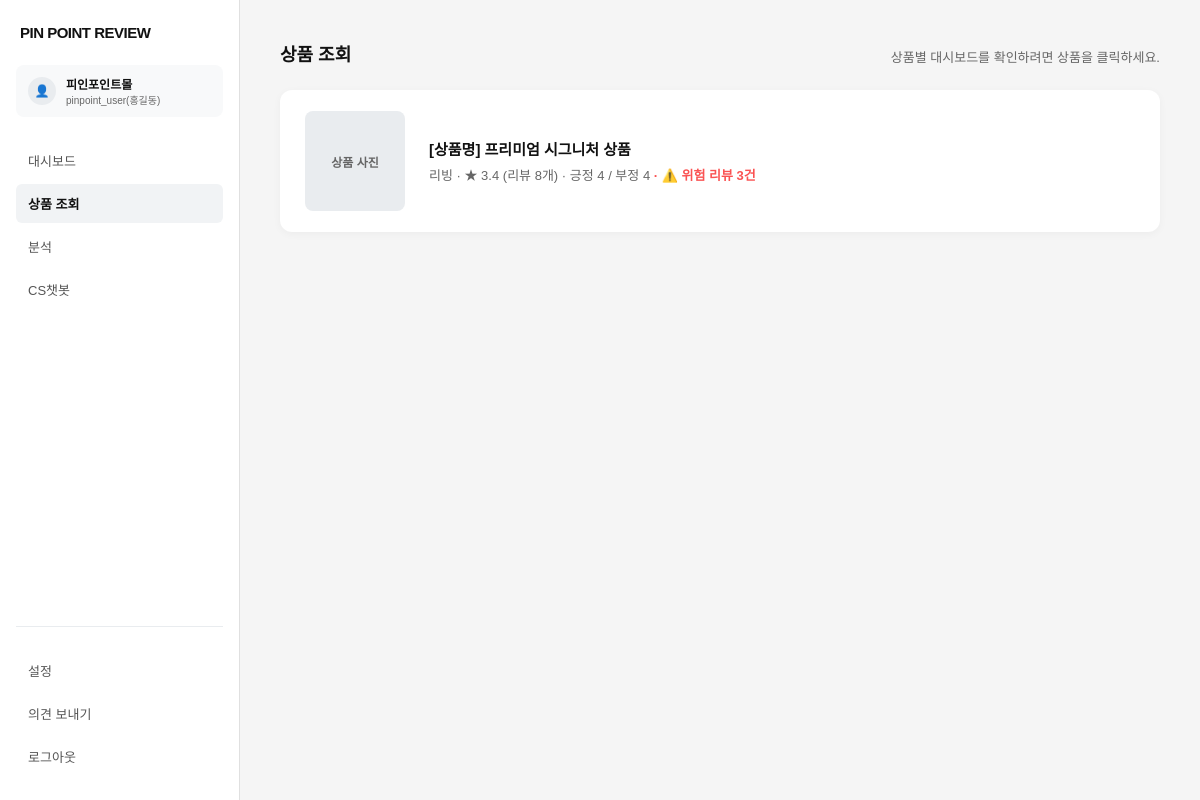
Screenshot of /products (signed in) with the database file from the repository.
### tables this page shows
CREATE TABLE users (
    id            INTEGER PRIMARY KEY AUTOINCREMENT,
    name          TEXT NOT NULL,
    userid        TEXT NOT NULL UNIQUE,
    password_hash TEXT NOT NULL,
    shop_name     TEXT NOT NULL,
    business_num  TEXT NOT NULL,
    created_at    TEXT NOT NULL DEFAULT (datetime('now', 'localtime'))
);

CREATE TABLE products (
    id          INTEGER PRIMARY KEY AUTOINCREMENT,
    user_id     INTEGER NOT NULL REFERENCES users(id) ON DELETE CASCADE,
    name        TEXT NOT NULL,
    category    TEXT,
    description TEXT,
    image_url   TEXT
, positive_summary TEXT, negative_summary TEXT);

### backend/main.py (the view)
@app.get("/products", name="products", response_class=HTMLResponse)
def products(request: Request,
             user=Depends(login_required),
             db: sqlite3.Connection = Depends(get_db)):
    rows = db.execute(
        """
        SELECT p.*,
               COUNT(r.id)                                              AS review_count,
               COALESCE(AVG(r.rating), 0)                               AS avg_rating,
               COALESCE(SUM(r.rating >= 4 AND r.is_risky = 0), 0)       AS positive_count,
               COALESCE(SUM(r.rating <= 3 OR r.is_risky = 1), 0)        AS negative_count,
               COALESCE(SUM(r.is_risky), 0)                             AS risky_count
        FROM products p
        LEFT JOIN reviews r ON r.product_id = p.id
        WHERE p.user_id = ?
        GROUP BY p.id
        ORDER BY p.id
        """,
        (user["id"],),
    ).fetchall()
    return render(request, "products.html", active_menu="products", products=rows)

### backend/templates/products.html (shortened to what this page needs)
<!DOCTYPE html>
<html lang="ko">
<head>
</head>
<body>
    {% include '_sidebar.html' %}
    <main class="main-content">
        <div class="page-title-area">
            <h1 class="page-title">상품 조회</h1>
            <span class="page-guide">상품별 대시보드를 확인하려면 상품을 클릭하세요.</span>
        </div>
        <div class="product-list">
            {% for p in products %}
            <a href="{{ url_for('product_dashboard', product_id=p.id) }}" class="product-card">
                <div class="product-img-box">{% if p.image_url %}<img src="{{ p.image_url }}" alt="{{ p.name }}" style="width:100%;height:100%;object-fit:cover;border-radius:inherit;">{% else %}상품 사진{% endif %}</div>
                <div class="product-info">
                    <div class="product-name">{{ p.name }}</div>
                    <div class="product-desc">
                        {{ p.category }} · ★ {{ "%.1f"|format(p.avg_rating) }} (리뷰 {{ p.review_count }}개)
                        · 긍정 {{ p.positive_count }} / 부정 {{ p.negative_count }}
                        {% if p.risky_count %}<span style="color:#FA5252;font-weight:600;"> · ⚠️ 위험 리뷰 {{ p.risky_count }}건</span>{% endif %}
                    </div>
                </div>
            </a>
            {% else %}
            <div class="product-card" style="cursor:default;">
                <div class="product-info"><div class="product-name">등록된 상품이 없습니다.</div></div>
            </div>
            {% endfor %}
        </div>
    </main>
</body>
</html>

### backend/templates/_sidebar.html
    <aside class="sidebar">
        <div class="sidebar-top">
            <div class="logo">PIN POINT REVIEW</div>
            <div class="user-profile">
                <div class="profile-icon">👤</div>
                <div class="profile-info">
                    <div class="shop-name">{{ current_user.shop_name }}</div>
                    <div class="user-email">{{ current_user.userid }}({{ current_user.name }})</div>
                </div>
            </div>
            <ul class="menu-list">
                <li class="menu-item {{ 'active' if active_menu == 'dashboard' }}"><a href="{{ url_for('dashboard') }}">대시보드</a></li>
                <li class="menu-item {{ 'active' if active_menu == 'products' }}"><a href="{{ url_for('products') }}">상품 조회</a></li>
                <li class="menu-item"><a href="#">분석</a></li>
                <li class="menu-item"><a href="#">CS챗봇</a></li>
            </ul>
        </div>
        <div class="sidebar-bottom">
            <ul class="menu-list">
                <li class="menu-item {{ 'active' if active_menu == 'settings' }}"><a href="{{ url_for('settings') }}">설정</a></li>
                <li class="menu-item {{ 'active' if active_menu == 'feedback' }}"><a href="{{ url_for('feedback') }}">의견 보내기</a></li>
                <li class="menu-item"><a href="{{ url_for('logout') }}">로그아웃</a></li>
            </ul>
        </div>
    </aside>

### backend/templates/products.html (style rules this page uses)
* { box-sizing: border-box; margin: 0; padding: 0; font-family: 'Apple SD Gothic Neo', 'Noto Sans KR', sans-serif; }
body { background-color: #F5F5F5; display: flex; height: 100vh; color: #333333; }
.sidebar { width: 240px; background-color: #ffffff; border-right: 1px solid #E0E0E0; display: flex; flex-direction: column; justify-content: space-between; padding: 24px 16px; flex-shrink: 0; }
.sidebar-top { display: flex; flex-direction: column; gap: 16px; }
.logo { font-size: 15px; font-weight: 800; color: #111111; padding-left: 4px; letter-spacing: -0.5px; margin-bottom: 8px; }
.user-profile { display: flex; align-items: center; gap: 10px; padding: 10px 12px; background-color: #F8F9FA; border-radius: 8px; }
.profile-icon { width: 28px; height: 28px; background-color: #E9ECEF; border-radius: 50%; display: flex; align-items: center; justify-content: center; font-size: 12px; }
.profile-info .shop-name { font-size: 12px; font-weight: 700; color: #111111; }
.profile-info .user-email { font-size: 10px; color: #666666; }
.menu-list { list-style: none; display: flex; flex-direction: column; gap: 4px; margin-top: 8px; }
.menu-item a { display: block; padding: 10px 12px; font-size: 13px; color: #555555; text-decoration: none; border-radius: 6px; transition: all 0.2s; }
.menu-item.active a, .menu-item a:hover { background-color: #F1F3F5; color: #111111; font-weight: 600; }
.sidebar-bottom { display: flex; flex-direction: column; gap: 4px; border-top: 1px solid #E9ECEF; padding-top: 16px; }
.main-content { flex: 1; padding: 40px; overflow-y: auto; }
.page-title-area { display: flex; justify-content: space-between; align-items: flex-end; margin-bottom: 24px; }
.page-title { font-size: 18px; font-weight: 700; color: #111111; }
.page-guide { font-size: 13px; color: #666666; }
.product-list { display: flex; flex-direction: column; gap: 16px; }
.product-card { background-color: #ffffff; border-radius: 12px; padding: 20px 24px; box-shadow: 0 2px 8px rgba(0, 0, 0, 0.04); display: flex; gap: 24px; align-items: center; text-decoration: none; color: inherit; border: 1px solid transparent; transition: all 0.2s; }
.product-img-box { width: 100px; height: 100px; background-color: #E9ECEF; border-radius: 8px; display: flex; align-items: center; justify-content: center; font-size: 12px; color: #666666; flex-shrink: 0; font-weight: 600; }
.product-info { display: flex; flex-direction: column; gap: 6px; }
.product-name { font-size: 15px; font-weight: 700; color: #111111; }
.product-desc { font-size: 13px; color: #666666; }

### rows the page displays
users: shop_name "피인포인트몰", userid "pinpoint_user", name "홍길동"
products: name "[상품명] 프리미엄 시그니처 상품", category "리빙", avg_rating "3.4", review_count "8", positive_count "4", negative_count "4", risky_count "3"
